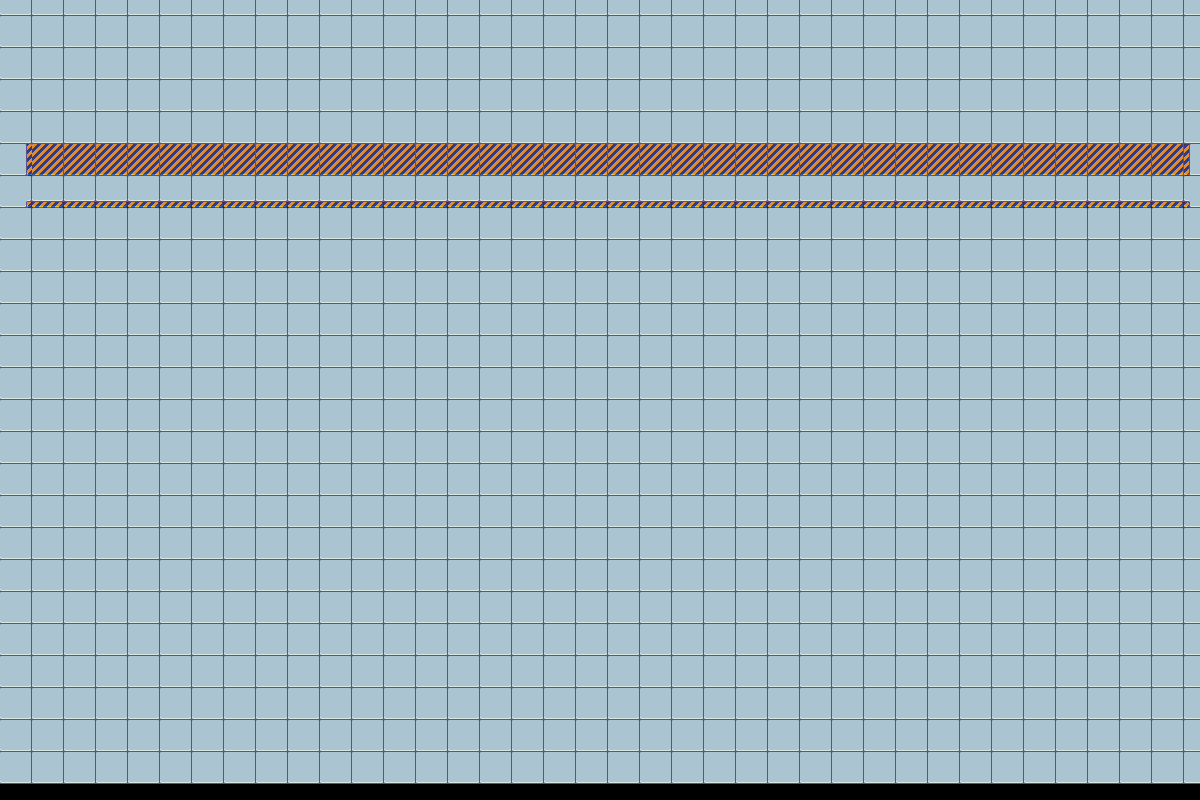

Tiled map render using the project's own tile images. Description and the map definition, with tile-layer contents summarised, below:
An orthogonal 150x100 tile map with 8x8 px tiles, 4 tile layers (background, midground, foreground, navigationLayer), 10 tilesets and 11 objects (next_level, glass, death, change this name to only Platform if you, floor, ...).

<map version="1.0" tiledversion="1.1.6" orientation="orthogonal" renderorder="right-down" width="150" height="100" tilewidth="8" tileheight="8" infinite="0" nextobjectid="72">
 <properties>
  <property name="background_music" value="song21.ogg" />
  <property name="testValue" type="int" value="2" />
 </properties>
 <tileset firstgid="1" name="IndustrialTileset" tilewidth="8" tileheight="8" tilecount="1296" columns="36">
  <image source="industrial-tileset.png" width="288" height="288" />
  <terraintypes>
   <terrain name="Platforms" tile="814" />
  </terraintypes>
  <tile id="458" terrain=",,,0" />
  <tile id="459" terrain=",,0,0" />
  <tile id="460" terrain=",,0,0" />
  <tile id="461" terrain=",,0," />
  <tile id="494" terrain=",0,,0" />
  <tile id="495" terrain="0,0,0,0" />
  <tile id="496" terrain="0,0,0,0" />
  <tile id="497" terrain="0,,0," />
  <tile id="528" terrain=",,,0" />
  <tile id="529" terrain=",,0,0" />
  <tile id="530" terrain=",0,0,0" />
  <tile id="531" terrain="0,0,0,0" />
  <tile id="532" terrain="0,0,0,0" />
  <tile id="533" terrain="0,,0,0" />
  <tile id="534" terrain=",,0,0" />
  <tile id="535" terrain=",,0," />
  <tile id="564" terrain=",0,,0" />
  <tile id="565" terrain="0,0,0,0" />
  <tile id="566" terrain="0,0,0,0" />
  <tile id="567" terrain="0,0,0,0" />
  <tile id="568" terrain="0,0,0,0" />
  <tile id="569" terrain="0,0,0,0" />
  <tile id="570" terrain="0,0,0,0" />
  <tile id="571" terrain="0,,0," />
  <tile id="600" terrain=",0,,0" />
  <tile id="601" terrain="0,0,0,0" />
  <tile id="602" terrain="0,0,0,0" />
  <tile id="603" terrain="0,0,0,0" />
  <tile id="604" terrain="0,0,0,0" />
  <tile id="605" terrain="0,0,0,0" />
  <tile id="606" terrain="0,0,0,0" />
  <tile id="607" terrain="0,,0," />
  <tile id="636" terrain=",0,," />
  <tile id="637" terrain="0,0,," />
  <tile id="638" terrain="0,0,,0" />
  <tile id="639" terrain="0,0,0,0" />
  <tile id="640" terrain="0,0,0,0" />
  <tile id="641" terrain="0,0,0," />
  <tile id="642" terrain="0,0,," />
  <tile id="643" terrain="0,,," />
  <tile id="674" terrain=",0,,0" />
  <tile id="675" terrain="0,0,0,0" />
  <tile id="676" terrain="0,0,0,0" />
  <tile id="677" terrain="0,,0," />
  <tile id="710" terrain=",0,," />
  <tile id="711" terrain="0,0,," />
  <tile id="712" terrain="0,0,," />
  <tile id="713" terrain="0,,," />
 </tileset>
 <tileset firstgid="1297" name="Vent" tilewidth="16" tileheight="16" tilecount="5" columns="5">
  <image source="../textures/vent/vent.png" width="80" height="16" />
  <tile id="0">
   <animation>
    <frame tileid="0" duration="100" />
    <frame tileid="1" duration="100" />
    <frame tileid="2" duration="100" />
    <frame tileid="3" duration="100" />
    <frame tileid="4" duration="100" />
   </animation>
  </tile>
 </tileset>
 <tileset firstgid="1302" name="laser-turn-off" tilewidth="16" tileheight="64" tilecount="7" columns="7">
  <image source="../textures/laser/laser-turn-off.png" width="112" height="64" />
  <tile id="6">
   <animation>
    <frame tileid="6" duration="100" />
    <frame tileid="5" duration="100" />
    <frame tileid="4" duration="100" />
    <frame tileid="3" duration="100" />
    <frame tileid="2" duration="100" />
    <frame tileid="1" duration="100" />
    <frame tileid="0" duration="100" />
   </animation>
  </tile>
 </tileset>
 <tileset firstgid="1309" name="scifitiles-sheet" tilewidth="32" tileheight="32" tilecount="84" columns="14">
  <image source="../textures/scifitiles-sheet.png" width="448" height="192" />
  <terraintypes>
   <terrain name="Grey terrain" tile="20" />
   <terrain name="Blue terrain" tile="4" />
  </terraintypes>
  <tile id="4" terrain="1,1,1,1" />
  <tile id="5" terrain="1,1,1,0" />
  <tile id="6" terrain="1,1,0,0" />
  <tile id="7" terrain="1,1,0,1" />
  <tile id="8" terrain="0,0,0,1" />
  <tile id="9" terrain="0,0,1,0" />
  <tile id="19" terrain="1,0,1,0" />
  <tile id="20" terrain="0,0,0,0" />
  <tile id="21" terrain="0,1,0,1" />
  <tile id="22" terrain="0,1,0,0" />
  <tile id="23" terrain="1,0,0,0" />
  <tile id="33" terrain="1,0,1,1" />
  <tile id="34" terrain="0,0,1,1" />
  <tile id="35" terrain="0,1,1,1" />
 </tileset>
 <tileset firstgid="1393" name="console-turn-on" tilewidth="16" tileheight="16" tilecount="10" columns="10">
  <image source="../textures/console/console-turn-on.png" width="160" height="16" />
  <tile id="0">
   <animation>
    <frame tileid="0" duration="100" />
    <frame tileid="1" duration="100" />
    <frame tileid="2" duration="100" />
    <frame tileid="3" duration="100" />
    <frame tileid="4" duration="100" />
    <frame tileid="5" duration="100" />
    <frame tileid="6" duration="100" />
    <frame tileid="7" duration="100" />
    <frame tileid="8" duration="100" />
    <frame tileid="9" duration="100" />
   </animation>
  </tile>
 </tileset>
 <tileset firstgid="1403" name="console-turn-on_left" tilewidth="16" tileheight="16" tilecount="10" columns="10">
  <image source="../textures/console/console-turn-on_left.png" width="160" height="16" />
  <tile id="0">
   <animation>
    <frame tileid="9" duration="100" />
    <frame tileid="8" duration="100" />
    <frame tileid="7" duration="100" />
    <frame tileid="6" duration="100" />
    <frame tileid="5" duration="100" />
    <frame tileid="4" duration="100" />
    <frame tileid="3" duration="100" />
    <frame tileid="2" duration="100" />
    <frame tileid="1" duration="100" />
    <frame tileid="0" duration="100" />
   </animation>
  </tile>
 </tileset>
 <tileset firstgid="1413" name="Keyboard Black" tilewidth="16" tileheight="16" tilecount="256" columns="16">
  <image source="../textures/controls/Keyboard Black.png" width="256" height="256" />
 </tileset>
 <tileset firstgid="1669" name="mouse_pixelart" tilewidth="15" tileheight="22" tilecount="2" columns="2">
  <image source="../textures/mouse_pixelart.png" width="30" height="22" />
 </tileset>
 <tileset firstgid="1671" name="navigation" tilewidth="8" tileheight="8" tilecount="1" columns="1">
  <image source="navigation.png" width="8" height="8" />
 </tileset>
 <tileset firstgid="1672" name="GlassTexture" tilewidth="8" tileheight="8" tilecount="15" columns="5">
  <image source="../textures/GlassTexture.png" width="40" height="24" />
 </tileset>
 <layer name="background" width="150" height="100">
  <properties>
   <property name="parallaxSpeed" type="float" value="0.8" />
  </properties>
  <data>[15000 cells, 950 non-empty, 7 distinct tile ids]</data>
 </layer>
 <layer name="midground" width="150" height="100">
  <properties>
   <property name="parallaxSpeed" type="float" value="0.9" />
  </properties>
  <data>[15000 cells, 0 non-empty, 0 distinct tile ids]</data>
 </layer>
 <layer name="foreground" width="150" height="100">
  <data>[15000 cells, 0 non-empty, 0 distinct tile ids]</data>
 </layer>
 <layer name="navigationLayer" width="150" height="100">
  <properties>
   <property name="Navigation" type="bool" value="true" />
  </properties>
  <data>[15000 cells, 0 non-empty, 0 distinct tile ids]</data>
 </layer>
 <group name="Colliders">
  <objectgroup name="Win">
   <object id="70" name="Trigger" type="next_level" x="613" y="153" width="30" height="118" />
  </objectgroup>
  <objectgroup name="Glass">
   <object id="39" name="glass" x="544" y="28.6667" width="8" height="80" />
  </objectgroup>
  <objectgroup name="Death">
   <object id="19" name="death" x="8" y="365" width="1200" height="40" />
  </objectgroup>
  <objectgroup name="Platforms">
   <object id="26" name="Platform(not often used, use floor instead)" type="change this name to only Platform if you use it" x="717.333" y="27" width="143" height="20" />
  </objectgroup>
  <objectgroup name="Floor">
   <properties>
    <property name="testValue" type="int" value="5" />
   </properties>
   <object id="59" name="floor" x="564.667" y="24.6667" width="128" height="23" />
  </objectgroup>
 </group>
 <group name="Player">
  <objectgroup name="PlayerData">
   <properties>
    <property name="testValue" type="int" value="3" />
   </properties>
   <object id="9" name="StartPoint" x="333.333" y="60.6667">
    <point />
   </object>
  </objectgroup>
 </group>
 <group name="GameObjects">
  <objectgroup name="Triggers">
   <object id="69" name="Trigger" type="standard" x="416.167" y="31.6667" width="14" height="3">
    <properties>
     <property name="id0" type="int" value="66" />
     <property name="id1" type="int" value="70" />
    </properties>
   </object>
  </objectgroup>
  <objectgroup name="GameObjects">
   <object id="66" name="normalBox" x="380.667" y="61.3333" width="16" height="16" />
   <object id="67" name="Door" x="514.417" y="28.3333" width="16" height="53" />
   <object id="68" name="flyingEnemy" x="466.5" y="30.6667" width="16" height="16" />
   <object id="69" name="landEnemy" x="429.833" y="62.6667" width="16" height="24" />
  </objectgroup>
 </group>
</map>
